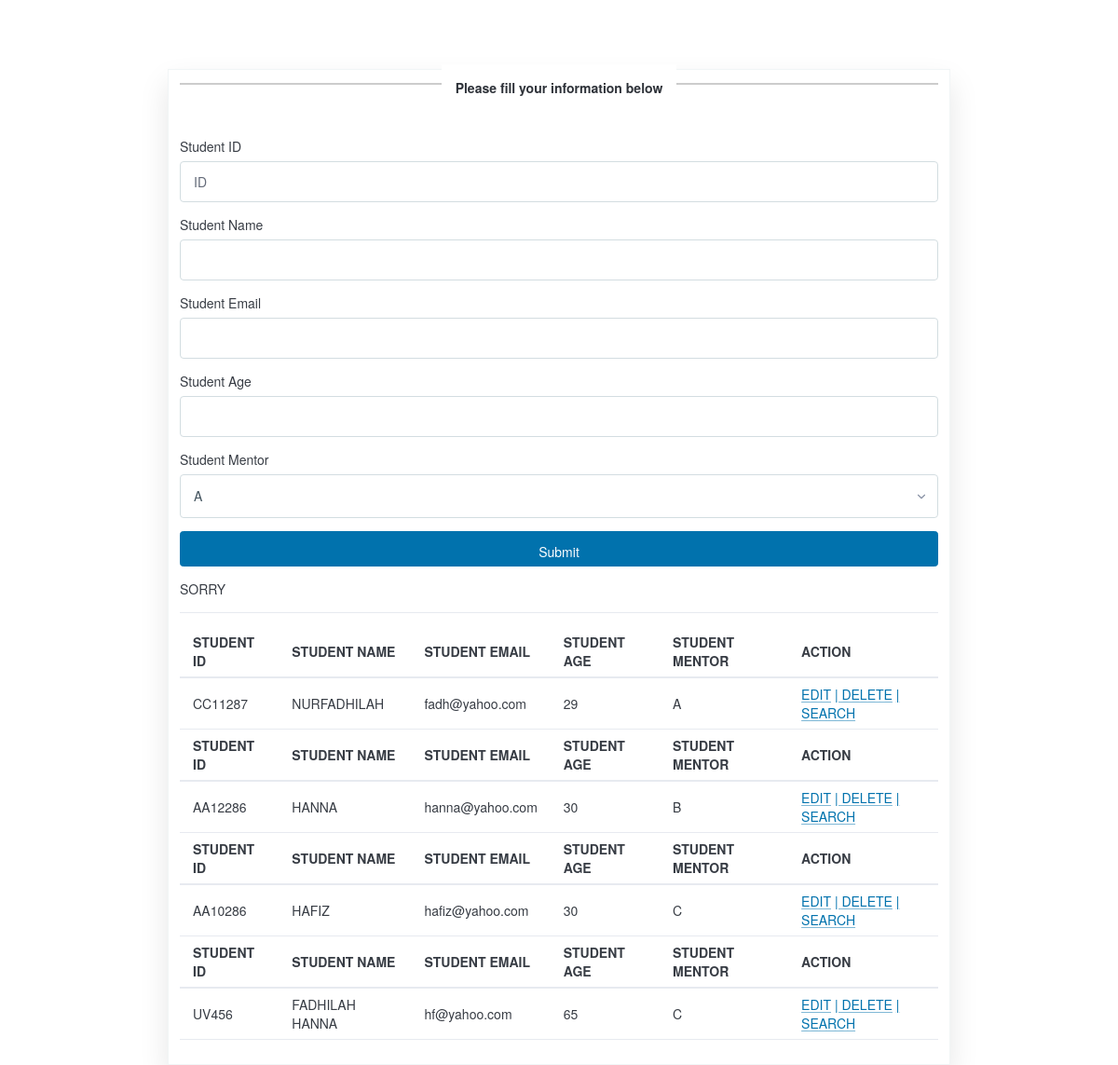
/totim/newstudent, run on the app's committed database.
### hello_subproject/models.py (models this page shows)
class Student(models.Model):
    stuid=models.CharField(max_length=10, primary_key=True)
    stuname=models.CharField(max_length=255)
    stuemail=models.CharField(max_length=255)
    stuage=models.PositiveSmallIntegerField(default=0)
    stumentor=models.ForeignKey('Mentor', on_delete=models.CASCADE)

### hello_subproject/views.py (the view)
# urls.py: path('newstudent', views.newstudent, name="newstudent"),
def newstudent(request):
    mystudent=Student.objects.all().values()
    mymentor=Mentor.objects.all().values()
    if request.method=='POST':
        idstud=request.POST['id']
        namestud=request.POST['name']
        emailstud=request.POST['email']
        agestud=request.POST['age']
        mentorstud=request.POST['mentor']
        mentornew = Mentor.objects.get(menid=mentorstud)
        data1=Student(stuid=idstud, stuname=namestud, stuemail=emailstud, stuage=agestud, stumentor=mentornew )
        data1.save()
        context = {
        'mystudent':mystudent,
        'mymentor':mymentor,
        'message':'SUCCESS'
        }
        return render(request,"newstudent.html", context)
    else:
        dict={
            'mystudent':mystudent,
            'message':'SORRY',
            'mymentor':mymentor,
        }
    return render(request,"newstudent.html", dict)

### hello_subproject/templates/newstudent.html (shortened to what this page needs)
<html>
</head>
<link rel="stylesheet" href="https://cdn.jsdelivr.net/npm/@picocss/pico@2/css/pico.min.css" />
</head>
<body>
    <main>
        <div class="form-container">
            <h1 class="title"><span>Please fill your information below</span></h1>
            <form autocomplete="off" action="" method="POST">
            <label for="townborn">Student ID</label>
            <input type="text" placeholder="ID" id="id" name="id">
            <label for="townborn">Student Name</label>
            <input type="text" id="Name" name="name">
            <label for="townborn">Student Email</label>
            <input type="email" id="email" name="email">
            <label for="townborn">Student Age</label>
            <input type="number" id="age" name="age">
            <label for="townborn">Student Mentor</label>
            <select name="mentor" id="mentor">
                {% for n in mymentor %}
                <option value="{{n.menid}}">{{n.menid}}</option>
                {% endfor %}
            </select>
            <button type="submit">Submit</button>
            <br>
            {{message}}
            </form>
            <hr>
            <table id="purifierTable">
              {% for x in mystudent %}
                <thead>
                  <tr>
                    <th>STUDENT ID</th>
                    <th>STUDENT NAME</th>
                    <th>STUDENT EMAIL</th>
                    <th>STUDENT AGE</th>
                    <th>STUDENT MENTOR</th>
                    <th>ACTION</th>
                  </tr>
                </thead>
                <tbody>
                  <tr>
                    <td>{{x.stuid}}</td>
                    <td>{{x.stuname}}</td>
                    <td>{{x.stuemail}}</td>
                    <td>{{x.stuage}}</td>
                    <td>{{x.stumentor_id}}</td>
                    <td><a href="update/{{x.stuid}}">EDIT</a>
                        <a href="delete/{{x.stuid}}">| DELETE</a>
                        <a href="{% url 'searchpage' %}">| SEARCH </a>
                      </td>
                  </tr>
                </tbody>
                {% endfor %}
              </table>
        </div>
    </main>
</body>
</html>

### hello_subproject/templates/newstudent.html (style rules this page uses)
* { box-sizing: border-box; margin: 0; padding: 0; font-family: Poppins, Helvetica Neue, Helvetica, Arial, sans-serif; font-size: 14px; }
main { align-items: center; display: flex; justify-content: center; }
div.form-container { align-items: left; max-width:70%; border: 1px solid rgb(241, 245, 246); background-color: rgb(255, 255, 255); box-shadow: rgba(0, 0, 0, 0.1) 0px 15px 30px; padding: 1%; margin-top:5%; }
input, select { width: 100%; padding: 1em; margin-bottom: 1em; padding: 12px 19px; border: 1px solid rgb(211, 221, 225); border-radius: 4px; background-color: rgb(255, 255, 255); color: rgb(69, 85, 96); transition: background-color 300ms ease-in-out 0s, color 300ms ease-in-out 0s; }
button { width:100%; color: rgb(255, 255, 255); background-color: rgb(1, 151, 236); height: 38px; padding: 0px 19px; border:0; border-radius: 4px; line-height: 1; user-select: none; transition-duration: 200ms; transition-property: color, background-color; transition-timing-function: ease-in-out; }
h1.title { text-align: center; }
h1.title span { background-color: #fff; padding: 15px; }

### data on the page
Student: stuid "CC11287", stuname "NURFADHILAH", stuemail "fadh@yahoo.com", stuage "29", stumentor_id "A"
Student: stuid "AA12286", stuname "HANNA", stuemail "hanna@yahoo.com", stuage "30", stumentor_id "B"
Student: stuid "AA10286", stuname "HAFIZ", stuemail "hafiz@yahoo.com", stuage "30", stumentor_id "C"
Student: stuid "UV456", stuname "FADHILAH HANNA", stuemail "hf@yahoo.com", stuage "65", stumentor_id "C"

### other printed values
{{ message }} "SORRY"
form field mentor "A"
